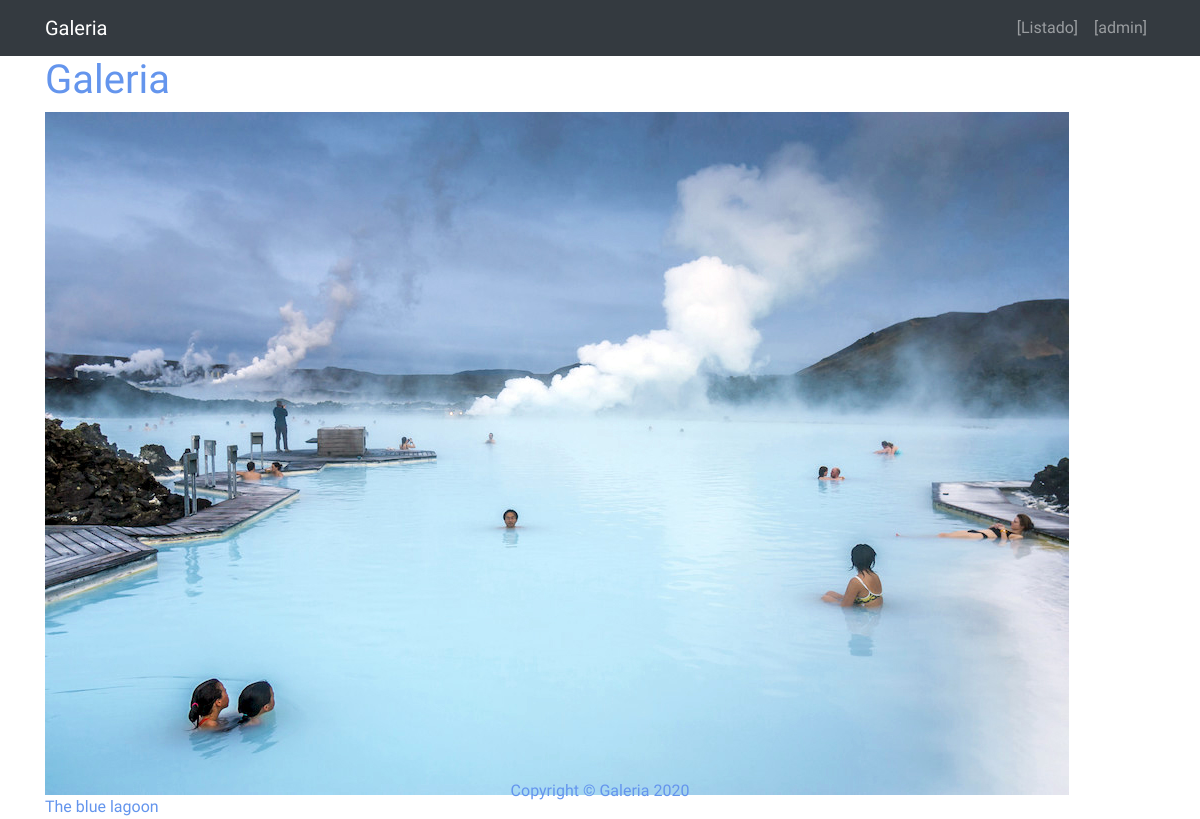
The app's page / (signed in) with its own data.
### tables this page shows
CREATE TABLE `images` (
  `id` int(11) NOT NULL,
  `author_id` int(11) NOT NULL,
  `name` varchar(200) NOT NULL,
  `file` varchar(200) NOT NULL,
  `size` int(11) NOT NULL,
  `text` text NOT NULL,
  `enabled` int(11) NOT NULL,
  `created` datetime NOT NULL DEFAULT current_timestamp()
);

### common/mysql.php (called while the page is built, shortened)
<?php
function ExecuteQuery( $sql, $conn )
 {
    $result = mysqli_query( $conn, $sql );
    if ( $row = mysqli_fetch_array( $result, MYSQLI_BOTH ) )
 {
        do {
            $data[] = $row;
        }
        while ( $row = mysqli_fetch_array( $result, MYSQLI_BOTH ) );
    } else {
        $data = null;
    }
    return( $data );
}
?>

### index.php (the view, shortened to what this page needs)
<?php
include  'common/mysql.php';
$conn = Connect($config['database']);
$sql = "select a.* from images as a inner join authors as b on a.author_id=b.id where a.enabled = 1 and b.enabled=1 order by b.email asc";
$rows = ExecuteQuery($sql,$conn);
?>
<!DOCTYPE html>
<html lang="en">
<head>
  <link href="assets\bootstrap\css\bootstrap.min.css" rel="stylesheet">
  <link rel="stylesheet" type="text/css" href="assets\css\galeria.css">
</head>
<body>
  <nav class="navbar navbar-expand-lg navbar-dark bg-dark ">
    <div class="container">
      <a class="navbar-brand" href="#">Galeria</a>
      <div class="collapse navbar-collapse" id="navbarResponsive">
        <ul class="navbar-nav ml-auto">
        <?php
          if(isset($_SESSION['id']))
            echo'
            <li id="index-listado" class="nav-item ">
              <a class="nav-link" href="admin/home.php?page=listado">[Listado]</a>
            </li>';
        ?>
          <li class="nav-item">
            <a class="nav-link" href="admin/index.php?page=login">[admin]</a>
          </li>
        </ul>
      </div>
    </div>
  </nav>
  <div class="container">
    <div class="row">
      <div class="col-lg-12">
        <h1 class="page-header">Galeria</h1>
      </div>
      <?php
    if($rows > 0)
      foreach($rows as $row)
      {
        echo '<div class="col-lg-2 col-md-4 col-xs-6 thumb>
                <a class="thumbnail" href="#">
                  <img class="img-responsive css_img" src="images/'.$row['file'].'" alt="">
                </a>'.$row['name'].'
              </div>';
      }
      ?>
    </div>
  </div>
  <div class="row fixed-bottom justify-content-center">
    <footer>
      <div class="row ">
        <div class="col-lg-12 ">
          <p>Copyright &copy; Galeria 2020</p>
        </div>
      </div>
    </footer>
  </div>
</body>
</html>

### assets/css/galeria.css (style rules this page uses)
body { background-image: url('http://getwallpapers.com/wallpaper/full/a/5/d/544750.jpg'); background-size: auto; background-repeat: no-repeat; height: 100%; font-family: 'Numans', sans-serif; }
.container,footer { height: 100%; align-content: center; color : cornflowerblue; }

### records on screen
images: file (picture), name "The blue lagoon"
